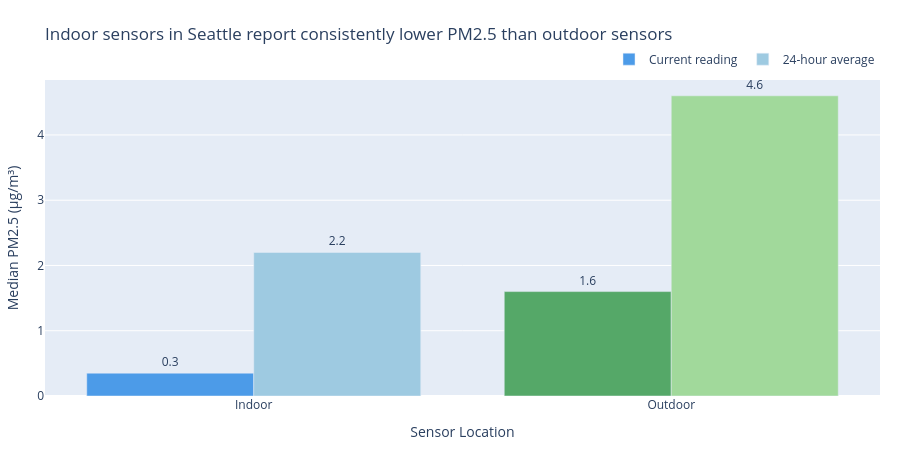

The notebook cell this image was saved under:
### Markdown cell above
### Question 2 — Indoor vs. Outdoor: Do buildings filter out particulate matter?

This question compares the median PM2.5 of indoor PurpleAir sensors (location_type=1) with
outdoor sensors (location_type=0) across the same Seattle bounding box. Medians are used
rather than means because a small number of sensors with malfunctioning readings would
otherwise inflate the average significantly.

### Code cell
# Fetch indoor sensors using the same Seattle bounding box
indoor_params = {
    "fields": "name,pm2.5,pm2.5_24hour",
    "max_age": 3600,
    "location_type": 1,
    "nwlng": -122.45, "nwlat": 47.70,
    "selng": -122.25, "selat": 47.55,
}
r = requests.get(f"{BASE_URL}/sensors", headers=HEADERS, params=indoor_params)
r.raise_for_status()
raw_indoor = r.json()

df_indoor = pd.DataFrame(raw_indoor["data"], columns=raw_indoor["fields"])
df_indoor["sensor_type"] = "Indoor"
print(f"Indoor sensors: {len(df_indoor)}")

df_outdoor_q2 = df[["name", "pm2.5", "pm2.5_24hour"]].copy()
df_outdoor_q2["sensor_type"] = "Outdoor"
print(f"Outdoor sensors: {len(df_outdoor_q2)}")

df_combined = pd.concat(
    [df_outdoor_q2, df_indoor[["name", "pm2.5", "pm2.5_24hour", "sensor_type"]]],
    ignore_index=True,
)
df_combined = df_combined[df_combined["pm2.5"] <= 200].copy()
print(f"Combined after filtering: {len(df_combined)}")

summary = (
    df_combined.groupby("sensor_type")
    .agg(median_pm25=("pm2.5", "median"), median_pm25_24hr=("pm2.5_24hour", "median"))
    .reset_index()
    .round(2)
)
print(summary)

fig2 = go.Figure()
fig2.add_trace(go.Bar(
    name="Current reading",
    x=summary["sensor_type"],
    y=summary["median_pm25"],
    marker_color=["#4C9BE8", "#55A868"],
    text=summary["median_pm25"],
    texttemplate="%{text:.1f}",
    textposition="outside",
))
fig2.add_trace(go.Bar(
    name="24-hour average",
    x=summary["sensor_type"],
    y=summary["median_pm25_24hr"],
    marker_color=["#9ECAE1", "#A1D99B"],
    text=summary["median_pm25_24hr"],
    texttemplate="%{text:.1f}",
    textposition="outside",
))
fig2.update_layout(
    title="Indoor sensors in Seattle report consistently lower PM2.5 than outdoor sensors",
    xaxis_title="Sensor Location",
    yaxis_title="Median PM2.5 (µg/m³)",
    barmode="group",
    height=450,
    legend=dict(orientation="h", yanchor="bottom", y=1.02, xanchor="right", x=1),
    margin=dict(l=20, r=20, t=80, b=50),
)
fig2.show()
fig2.write_image("chart_indoor_vs_outdoor.png")
print("Saved chart_indoor_vs_outdoor.png")

### Figure 1 — Plotly figure (JSON) as saved in the notebook; plotly's stock layout.template omitted (floating-point values rounded to 4 significant figures)
{"data": [{"marker": {"color": ["#4C9BE8", "#55A868"]}, "name": "Current reading", "text": [0.35, 1.6], "textposition": "outside", "texttemplate": "%{text:.1f}", "type": "bar", "x": ["Indoor", "Outdoor"], "y": [0.35, 1.6]}, {"marker": {"color": ["#9ECAE1", "#A1D99B"]}, "name": "24-hour average", "text": [2.2, 4.6], "textposition": "outside", "texttemplate": "%{text:.1f}", "type": "bar", "x": ["Indoor", "Outdoor"], "y": [2.2, 4.6]}], "layout": {"barmode": "group", "height": 450, "legend": {"orientation": "h", "x": 1, "xanchor": "right", "y": 1.02, "yanchor": "bottom"}, "margin": {"b": 50, "l": 20, "r": 20, "t": 80}, "title": {"text": "Indoor sensors in Seattle report consistently lower PM2.5 than outdoor sensors"}, "xaxis": {"title": {"text": "Sensor Location"}}, "yaxis": {"title": {"text": "Median PM2.5 (µg/m³)"}}}}
